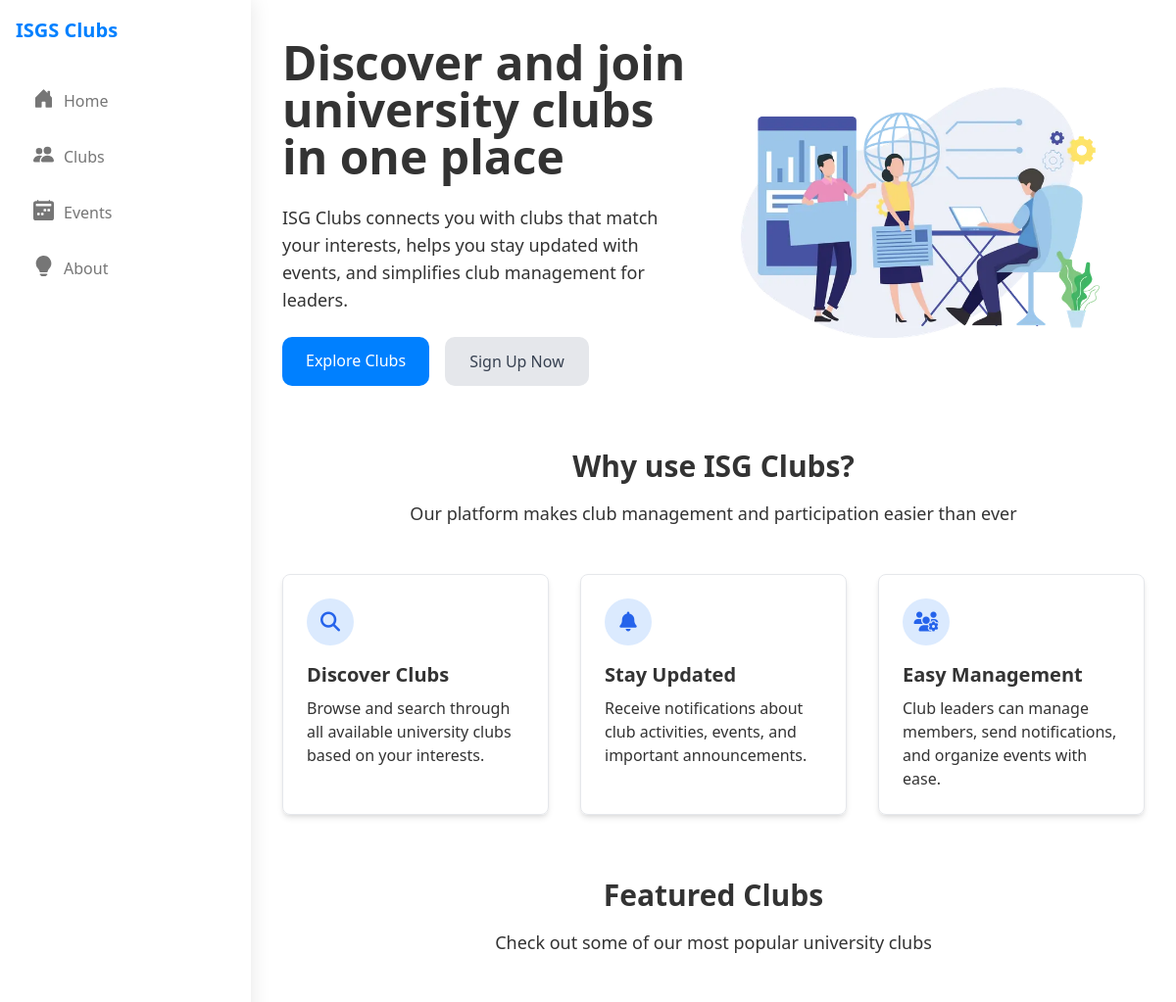
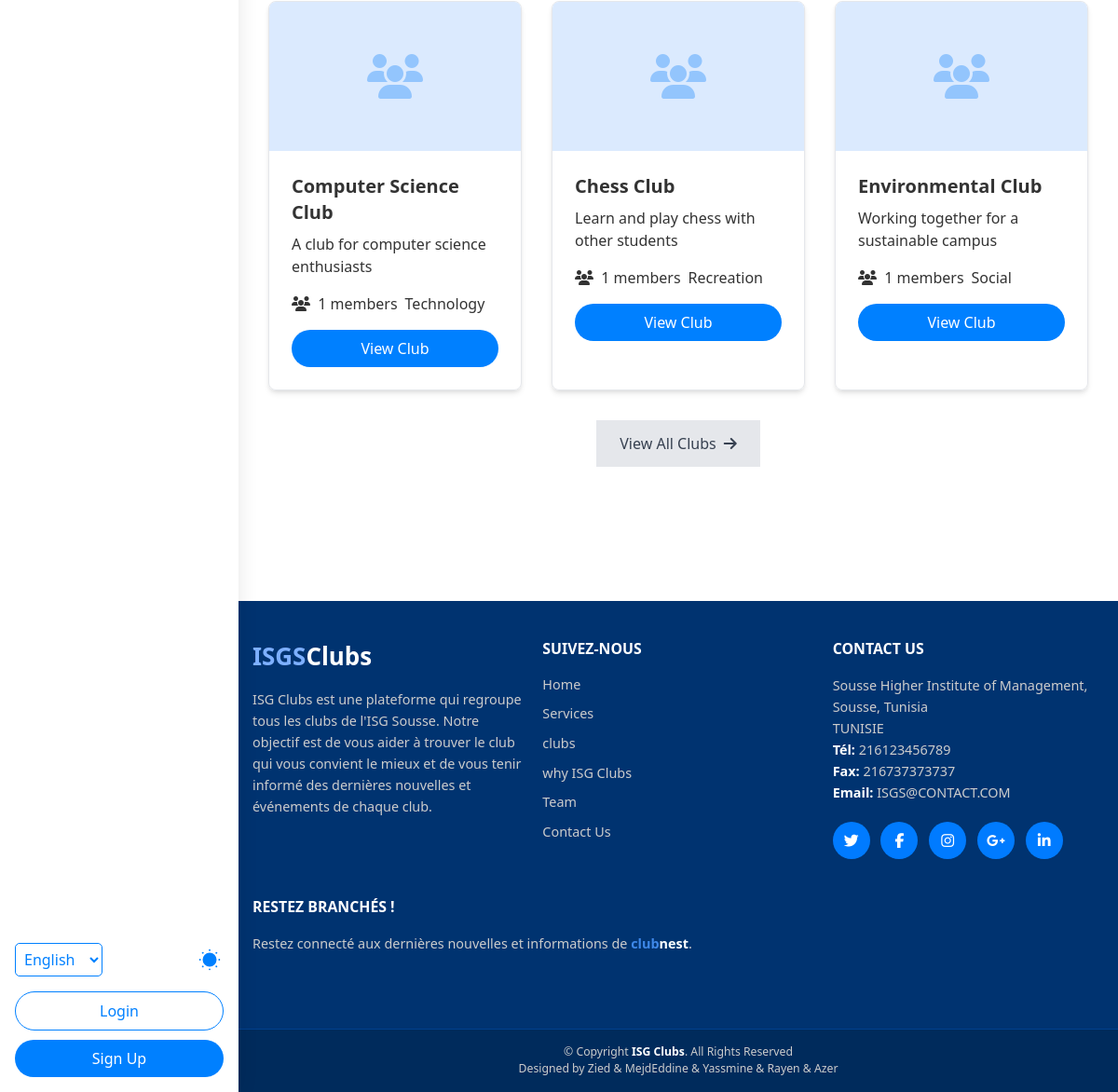
The app's page /home.php with its own data (2 pictures, top to bottom).
### tables this page shows
CREATE TABLE `clubs` (
  `id` int(11) NOT NULL,
  `name` varchar(100) NOT NULL,
  `description` text DEFAULT NULL,
  `category` varchar(50) NOT NULL,
  `meeting_schedule` varchar(100) DEFAULT NULL,
  `status` enum('pending','active','rejected') NOT NULL DEFAULT 'pending',
  `proposed_by_user_id` int(11) DEFAULT NULL COMMENT 'User ID who submitted the request',
  `created_at` timestamp NOT NULL DEFAULT current_timestamp()
);

### config/database.php (called while the page is built, shortened)
<?php
$host = 'localhost';
$dbname = 'clubnest';
$username = 'root';
$password = '';
try {
    $pdo = new PDO("mysql:host=$host;dbname=$dbname", $username, $password);
    $pdo->setAttribute(PDO::ATTR_ERRMODE, PDO::ERRMODE_EXCEPTION);
    $pdo->setAttribute(PDO::ATTR_DEFAULT_FETCH_MODE, PDO::FETCH_ASSOC);
} catch (PDOException $e) {
    die("Database connection failed: " . $e->getMessage());
}
function getAllClubs()
{
    global $pdo;
    $query = "SELECT * FROM clubs ";
    $stmt = $pdo->prepare($query);
    $stmt->execute();
    return $stmt->fetchAll();
}
function getClubMembers($clubId)
{
    global $pdo;
    $query = "SELECT u.id, u.username, cm.role
              FROM club_members cm
              JOIN users u ON cm.user_id = u.id
              WHERE cm.club_id = :club_id And cm.role != 'pending'";
    $stmt = $pdo->prepare($query);
    $stmt->bindParam(':club_id', $clubId);
    $stmt->execute();
    return $stmt->fetchAll();
}
?>

### home.php (the view, shortened to what this page needs)
<?php
require_once 'config/database.php';
include_once 'header.php';
$all_clubs = function_exists('getAllClubs') ? getAllClubs() : [];
?>
<main class="main-content pb-0  px-0 py-0">
<div class="pt-10 pb-16 px-4 py-4">
    <div class="max-w-7xl mx-auto px-4">
        <div class="grid grid-cols-1 lg:grid-cols-2 gap-12 items-center mb-16">
            <div class="space-y-6 fade-up">
                <h1 class="text-4xl md:text-5xl font-bold leading-tight">
                    Discover and join university clubs in one place
                </h1>
                <p class="text-lg">
                    ISG Clubs connects you with clubs that match your interests, helps you stay updated with events, and simplifies club management for leaders.
                </p>
                <div class="flex flex-wrap gap-4">
                    <a href="/cm/clubs.php" class="btn-primary py-3 px-6" style="border-radius: 10px;">
                        Explore Clubs
                    </a>
                    <a href="/cm/login.php" class="btn-secondary py-3 px-6" style="border-radius: 10px;">
                        Sign Up Now
                    </a>
                </div>
            </div>
            <div class="fade-up" style="animation-delay: 200ms;width:90%;">
                <img src="assets/images/7826321.webp" alt="Club illustration" class="w-full" >
            </div>
        </div>
        <div class="mb-16">
            <div class="text-center mb-12 fade-up">
                <h2 class="text-3xl font-bold mb-4">Why use ISG Clubs?</h2>
                <p class="text-lg  max-w-2xl mx-auto">
                    Our platform makes club management and participation easier than ever
                </p>
            </div>
            <div class="grid grid-cols-1 md:grid-cols-3 gap-8">
                <div class="p-6 rounded-lg shadow-md border fade-up" style="animation-delay: 100ms;">
                    <div class="bg-blue-100 w-12 h-12 rounded-full flex items-center justify-center mb-4">
                        <i class="fas fa-search text-blue-600 text-xl"></i>
                    </div>
                    <h3 class="text-xl font-semibold mb-2">Discover Clubs</h3>
                    <p class="">
                        Browse and search through all available university clubs based on your interests.
                    </p>
                </div>
                <div class="p-6 rounded-lg shadow-md border fade-up" style="animation-delay: 200ms;">
                    <div class="bg-blue-100 w-12 h-12 rounded-full flex items-center justify-center mb-4">
                        <i class="fas fa-bell text-blue-600 text-xl"></i>
                    </div>
                    <h3 class="text-xl font-semibold mb-2">Stay Updated</h3>
                    <p class="">
                        Receive notifications about club activities, events, and important announcements.
                    </p>
                </div>
                <div class="p-6 rounded-lg shadow-md border fade-up" style="animation-delay: 300ms;">
                    <div class="bg-blue-100 w-12 h-12 rounded-full flex items-center justify-center mb-4">
                        <i class="fas fa-users-cog text-blue-600 text-xl"></i>
                    </div>
                    <h3 class="text-xl font-semibold mb-2">Easy Management</h3>
                    <p class="">
                        Club leaders can manage members, send notifications, and organize events with ease.
                    </p>
                </div>
            </div>
        </div>
        <div>
            <div class="text-center mb-12 fade-up">
                <h2 class="text-3xl font-bold mb-4">Featured Clubs</h2>
                <p class="text-lg max-w-2xl mx-auto">
                    Check out some of our most popular university clubs
                </p>
            </div>
            <div class="grid grid-cols-1 md:grid-cols-3 gap-8">
                <?php
                $clubs = getAllClubs();
                $count = 0;
                foreach ($clubs as $club) {
                    if ($count >= 3) break;
                    $members = getClubMembers($club['id']);
                    $memberCount = count($members);
                    $delay = 100 * $count;
                ?>
                <div class="rounded-lg shadow-md border overflow-hidden fade-up" style="animation-delay: <?php echo $delay; ?>ms;">
                    <div class="h-40 bg-blue-100 flex items-center justify-center">
                        <i class="fas fa-users text-blue-300 text-5xl"></i>
                    </div>
                    <div class="p-6">
                        <h3 class="text-xl font-semibold mb-2"><?php echo $club['name']; ?></h3>
                        <p class="mb-4"><?php echo substr($club['description'], 0, 100) . (strlen($club['description']) > 100 ? '...' : ''); ?></p>
                        <div class="flex flex-wrap gap-2 mb-4">
                            <span class="club-tag club-tag-primary">
                                <i class="fas fa-users mr-1"></i> <?php echo $memberCount; ?> members
                            </span>
                            <span class="club-tag club-tag-secondary">
                                <?php echo $club['category']; ?>
                            </span>
                        </div>
                        <a href="/cm/club-detail.php?page=club-detail&&id=<?php echo $club['id']; ?>" class="btn btn-primary w-full text-center">
                            View Club
                        </a>
                    </div>
                </div>
                <?php
                    $count++;
                }
                ?>
            </div>
            <div class="text-center mt-8">
                <a href="index.php?page=clubs" class="btn-secondary py-3 px-6 inline-flex items-center">
                    View All Clubs
                    <i class="fas fa-arrow-right ml-2"></i>
                </a>
            </div>
        </div>
    </div>
</div>
<?php
include 'footer.php';
?>
</main>
</body>
</html>

### records on screen
clubs: name "Computer Science Club", description "A club for computer science enthusiasts", memberCount "1", category "Technology"
clubs: name "Chess Club", description "Learn and play chess with other students", memberCount "1", category "Recreation"
clubs: name "Environmental Club", description "Working together for a sustainable campus", memberCount "1", category "Social"
